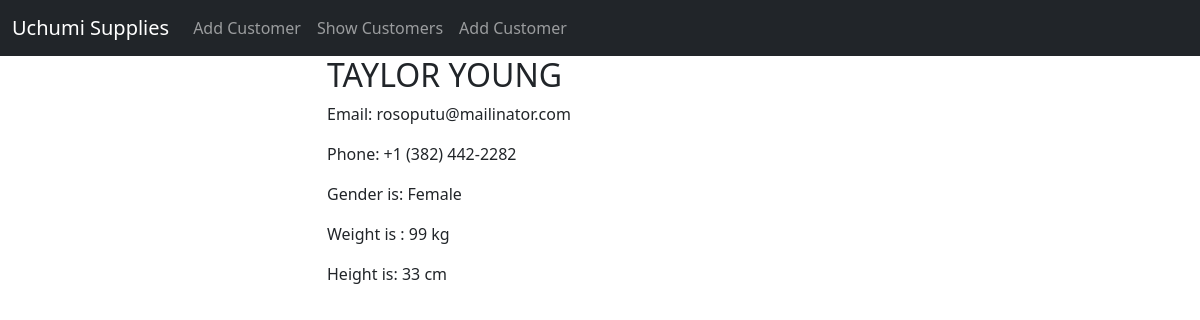
Screenshot of /details/40 (signed in) with the database file from the repository.
### maain_app/models.py (models this page shows)
class Customer(models.Model):
    id = models.AutoField(primary_key=True)
    names = models.CharField(max_length=60)
    email = models.EmailField(max_length=60, unique=True)
    phone = models.CharField(max_length=20, unique=True, null=True, blank=True)
    password = models.CharField(max_length=200)
    weight = models.IntegerField(default=0)
    height = models.IntegerField(default=0)
    gender = models.CharField(max_length=10, default="Male")
    dob = models.DateField(default="1990-01-01")
    pic = models.ImageField(upload_to='images/', null=True, blank=True)
    class Meta:
        db_table = 'customers'

### maain_app/views.py (the view)
# urls.py: path('details/<int:id>', views.details, name='details-page'),
@login_required
def details(request, id):
    user = Customer.objects.get(id=id)
    return render(request, 'details.html', {'user': user})

### templates/details.html (shortened to what this page needs)
{% extends 'master.html' %}
{% block content %}
	<div class="container">
        <div class="row justify-content-center">
             <div class="col-sm-6">
                 <h2>{{ user.names | upper }}</h2>
                 <p>Email: {{ user.email | lower }}</p>
                 <p>Phone: {{ user.phone }}</p>
                 <p>Gender is: {{ user.gender | capfirst }}</p>
                 <p>Weight is : {{ user.weight }} kg</p>
                 <p>Height is: {{ user.height }} cm</p>
             </div>
        </div>
    </div>
{% endblock %}

### rows the page displays
Customer: names "TAYLOR YOUNG", email "rosoputu@mailinator.com", phone "+1 (382) 442-2282", gender "Female", weight "99", height "33"
